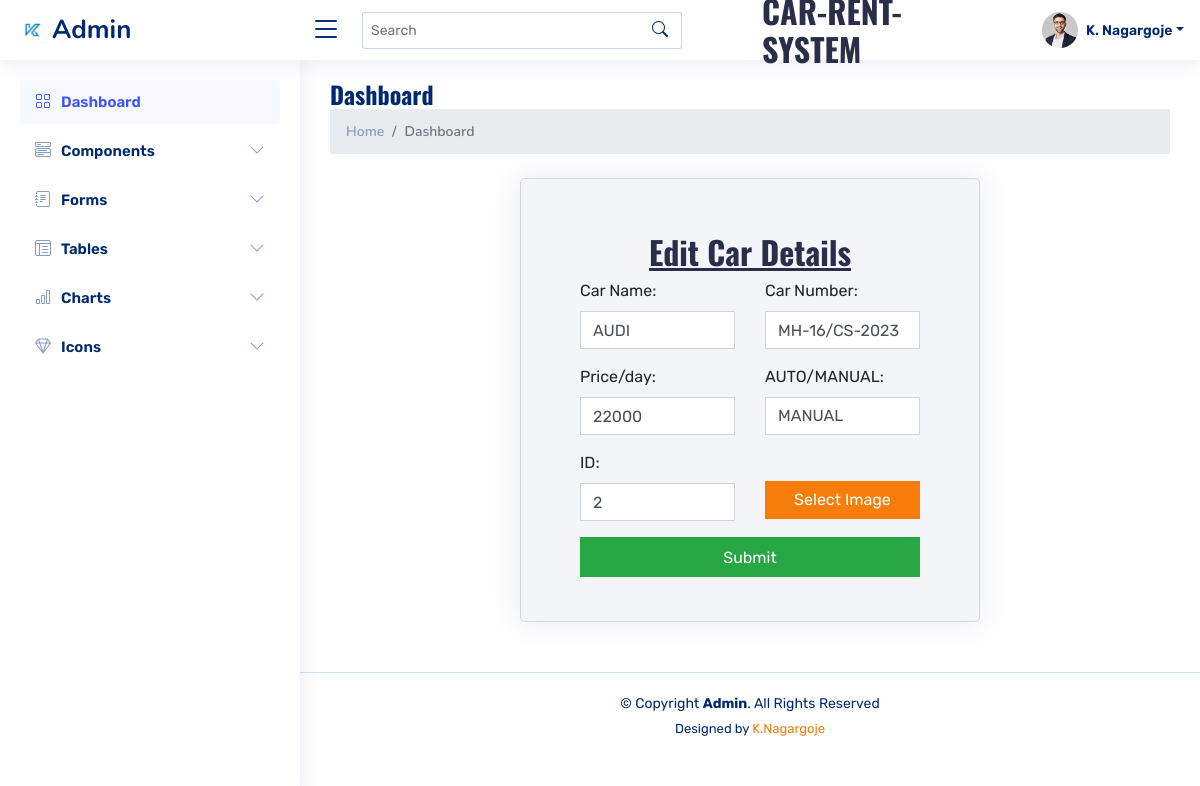
Page /Edit_car_details?id=2 (signed in) on the committed database.
### CRMS/models.py (models this page shows)
class Register_model(models.Model):
    c_name = models.CharField(max_length=50)
    c_model = models.CharField(max_length=50)
    c_am = models.CharField(max_length=10)
    c_price = models.CharField(max_length=50)
    file = models.FileField(upload_to="media/photo", default='0')

### CRMS/views.py (the view)
# urls.py: path("Edit_car_details",views.Edit_car_details,name='Edit_car_details'),
def Edit_car_details(request):
    if request.user.is_authenticated:
        id = request.GET['id']
        data = Register_model.objects.all().filter(id=id)
        return render(request, 'Edit_car.html', {'car': data})

### templates/Edit_car.html (shortened to what this page needs)
<!DOCTYPE html>
<html lang="en">
   <head>
      <link href="/static/assets/vendor/bootstrap/css/bootstrap.min.css" rel="stylesheet">
      <link href="/static/assets/vendor/bootstrap-icons/bootstrap-icons.css" rel="stylesheet">
      <link href="/static/assets/vendor/boxicons/css/boxicons.min.css" rel="stylesheet">
      <link href="/static/assets/vendor/quill/quill.snow.css" rel="stylesheet">
      <link href="/static/assets/vendor/quill/quill.bubble.css" rel="stylesheet">
      <link href="/static/assets/vendor/remixicon/remixicon.css" rel="stylesheet">
      <link href="/static/assets/vendor/simple-datatables/style.css" rel="stylesheet">
      <link href="/static/assets/css/style.css" rel="stylesheet">
      <link href="https://cdnjs.cloudflare.com /ajax/libs/font-awesome/5.15.0/css/all.min.css" rel="stylesheet">
      <link href="/static/lib/owlcarousel/assets/owl.carousel.min.css" rel="stylesheet">
      <link href="/static/lib/tempusdominus/css/tempusdominus-bootstrap-4.min.css" rel="stylesheet" />
      <link href="/static/css/bootstrap.min.css" rel="stylesheet">
      <link href="/static/css/style.css" rel="stylesheet">
   </head>
   <body>
      <header id="header" class="header fixed-top d-flex align-items-center">
         <div class="d-flex align-items-center justify-content-between">
            <a href="#" class="logo d-flex align-items-center">
            <img src="/static/img/logo.png" alt="">
            <span class="d-none d-lg-block">Admin</span>
            </a>
            <i class="bi bi-list toggle-sidebar-btn"></i>
         </div>
         <div class="search-bar">
            <form class="search-form d-flex align-items-center" method="POST" action="#">
               <input type="text" name="query" placeholder="Search" title="Enter search keyword">
               <button type="submit" title="Search"><i class="bi bi-search"></i></button>
            </form>
         </div>
         <nav class="header-nav ms-auto">
            <ul class="d-flex align-items-center">
               <h2 style="margin:60px;">CAR-RENT-SYSTEM</h2>
               <li class="nav-item dropdown pe-3">
                  <a class="nav-link nav-profile d-flex align-items-center pe-0" href="#" data-bs-toggle="dropdown">
                  <img src="/static/assets/img/profile-img.jpg" alt="Profile" class="rounded-circle">
                  <span class="d-none d-md-block dropdown-toggle ps-2">K. Nagargoje</span>
                  </a>
               </li>
            </ul>
         </nav>
      </header>
      <aside id="sidebar" class="sidebar">
         <ul class="sidebar-nav" id="sidebar-nav">
            <li class="nav-item">
               <a class="nav-link " href="index.html">
               <i class="bi bi-grid"></i>
               <span>Dashboard</span>
               </a>
            </li>
            <li class="nav-item">
               <a class="nav-link collapsed" data-bs-target="#components-nav" data-bs-toggle="collapse" href="#">
               <i class="bi bi-menu-button-wide"></i><span>Components</span><i class="bi bi-chevron-down ms-auto"></i>
               </a>
            </li>
            <li class="nav-item">
               <a class="nav-link collapsed" data-bs-target="#forms-nav" data-bs-toggle="collapse" href="#">
               <i class="bi bi-journal-text"></i><span>Forms</span><i class="bi bi-chevron-down ms-auto"></i>
               </a>
            </li>
            <li class="nav-item">
               <a class="nav-link collapsed" data-bs-target="#tables-nav" data-bs-toggle="collapse" href="#">
               <i class="bi bi-layout-text-window-reverse"></i><span>Tables</span><i class="bi bi-chevron-down ms-auto"></i>
               </a>
            </li>
            <li class="nav-item">
               <a class="nav-link collapsed" data-bs-target="#charts-nav" data-bs-toggle="collapse" href="#">
               <i class="bi bi-bar-chart"></i><span>Charts</span><i class="bi bi-chevron-down ms-auto"></i>
               </a>
            </li>
            <li class="nav-item">
               <a class="nav-link collapsed" data-bs-target="#icons-nav" data-bs-toggle="collapse" href="#">
               <i class="bi bi-gem"></i><span>Icons</span><i class="bi bi-chevron-down ms-auto"></i>
               </a>
            </li>
         </ul>
      </aside>
      <main id="main" class="main">
         <div class="pagetitle">
            <h1>Dashboard</h1>
            <nav>
               <ol class="breadcrumb">
                  <li class="breadcrumb-item"><a href="index.html">Home</a></li>
                  <li class="breadcrumb-item active">Dashboard</li>
               </ol>
            </nav>
         </div>
         <div class="container">
            <div class="row ">
               <div class="col-lg-7 mx-auto">
                  <div class="card mt-2 mx-auto p-4 bg-light">
                     <div class="card-body bg-light">
                        <div class = "container">
                           <form id="contact-form" role="form" action="update_car_details" enctype="multipart/form-data" method="post">
                              <div class="controls">
                                 <div class="row">
                                   <h2 style="text-align:center; padding-top:10px;"><u>Edit Car Details</u></h2>
                                    <div class="col-md-6">
                                        {%for i in car%}
                                       <div class="form-group">
                                          <label for="form_name">Car Name:</label>
                                          <input id="form_name" value="{{i.c_name}}" type="text" name="c_name" class="form-control" placeholder="Enter car Name" required="required" data-error="Firstname is required.">
                                       </div>
                                    </div>
                                    <div class="col-md-6">
                                       <div class="form-group">
                                          <label for="form_lastname">Car Number:</label>
                                          <input id="form_lastname" value="{{i.c_model}}" type="text" name="c_model" class="form-control" placeholder="Car Model Year" required="required" data-error="Lastname is required.">
                                       </div>
                                    </div>
                                 </div>
                                 <div class="row">
                                    <div class="col-md-6">
                                       <div class="form-group">
                                          <label for="form_email">Price/day:</label>
                                          <input id="form_email" value="{{i.c_price}}" type="text" name="c_price" class="form-control" placeholder="Enter Average/KM" required="required" data-error="Valid email is required.">
                                       </div>
                                    </div>
                                                        <div class="col-md-6">
                                                            <div class="form-group">
                                                                <label for="form_need">AUTO/MANUAL:</label>
                                                                <select id="form_need" name="c_am" class="form-control" required="required" data-error="Please specify your need.">
                                                                    <option value="" selected disabled> {{i.c_am}} </option>
                                                                </select>
                                                            </div>
                                                        </div>
                                 </div>
                                 <div class="row">
                                    <div class="form-group col-md-6">
                                          <label for="form_name">ID:</label>
                                          <input  value="{{i.id}}" type="text" name="id" class="form-control" placeholder="Enter car Name" required="required" data-error="Firstname is required.">
                                    </div>
                                     <div class="col-md-6" style="margin-top:30px;">
                                        <label for="imageUpload" class="btn btn-primary btn-block btn-outlined">Select Image</label>
                                     </div
                                 </div>
                                  {%endfor%}
                                 <div class="col-md-12">
                                    <input type="submit" name="submit" class="btn btn-success btn-send  pt-2 btn-block
                                       " value="Submit"  >
                                 </div>
                              </div>
                           </form>
                        </div>
                     </div>
                  </div>
               </div>
            </div>
         </div>
      </main>
      <footer id="footer" class="footer">
         <div class="copyright">
            &copy; Copyright <strong><span>Admin</span></strong>. All Rights Reserved
         </div>
         <div class="credits">
            Designed by <a href="https://bootstrapmade.com/">K.Nagargoje</a>
         </div>
      </footer>
   </body>
</html>

### static/assets/css/style.css (style rules this page uses)
:root { scroll-behavior: smooth; }
body { font-family: "Open Sans", sans-serif; background: #f6f9ff; color: #444444; }
a { color: #4154f1; text-decoration: none; }
h1, h2, h3, h4, h5, h6 { font-family: "Nunito", sans-serif; }
#main { margin-top: 60px; padding: 20px 30px; transition: all 0.3s; }
.pagetitle { margin-bottom: 10px; }
.pagetitle h1 { font-size: 24px; margin-bottom: 0; font-weight: 600; color: #012970; }
.card { margin-bottom: 30px; border: none; border-radius: 5px; box-shadow: 0px 0 30px rgba(1, 41, 112, 0.1); }
.card-body { padding: 0 20px 20px 20px; }
.breadcrumb { font-size: 14px; font-family: "Nunito", sans-serif; color: #899bbd; font-weight: 600; }
.breadcrumb a { color: #899bbd; transition: 0.3s; }
.breadcrumb .breadcrumb-item::before { color: #899bbd; }
.breadcrumb .active { color: #51678f; font-weight: 600; }
.logo { line-height: 1; }
@media (min-width: 1200px) { .logo { width: 280px; } }
.logo img { max-height: 26px; margin-right: 6px; }
.logo span { font-size: 26px; font-weight: 700; color: #012970; font-family: "Nunito", sans-serif; }
.header { transition: all 0.5s; z-index: 997; height: 60px; box-shadow: 0px 2px 20px rgba(1, 41, 112, 0.1); background-color: #fff; padding-left: 20px; }
.header .toggle-sidebar-btn { font-size: 32px; padding-left: 10px; cursor: pointer; color: #012970; }
.header .search-bar { min-width: 360px; padding: 0 20px; }
.header .search-form { width: 100%; }
.header .search-form input { border: 0; font-size: 14px; color: #012970; border: 1px solid rgba(1, 41, 112, 0.2); padding: 7px 38px 7px 8px; border-radius: 3px; transition: 0.3s; width: 100%; }
.header .search-form button { border: 0; padding: 0; margin-left: -30px; background: none; }
.header .search-form button i { color: #012970; }
.header-nav ul { list-style: none; }
.header-nav>ul { margin: 0; padding: 0; }
.header-nav .nav-profile { color: #012970; }
.header-nav .nav-profile img { max-height: 36px; }
.header-nav .nav-profile span { font-size: 14px; font-weight: 600; }
.sidebar { position: fixed; top: 60px; left: 0; bottom: 0; width: 300px; z-index: 996; transition: all 0.3s; padding: 20px; overflow-y: auto; scrollbar-width: thin; scrollbar-color: #aab7cf transparent; box-shadow: 0px 0px 20px rgba(1, 41, 112, 0.1); background-color: #fff; }
@media (min-width: 1200px) { #main, #footer { margin-left: 300px; } }
.sidebar-nav { padding: 0; margin: 0; list-style: none; }
.sidebar-nav li { padding: 0; margin: 0; list-style: none; }
.sidebar-nav .nav-item { margin-bottom: 5px; }
.sidebar-nav .nav-link { display: flex; align-items: center; font-size: 15px; font-weight: 600; color: #4154f1; transition: 0.3; background: #f6f9ff; padding: 10px 15px; border-radius: 4px; }
.sidebar-nav .nav-link i { font-size: 16px; margin-right: 10px; color: #4154f1; }
.sidebar-nav .nav-link.collapsed { color: #012970; background: #fff; }
.sidebar-nav .nav-link.collapsed i { color: #899bbd; }
.sidebar-nav .nav-link .bi-chevron-down { margin-right: 0; transition: transform 0.2s ease-in-out; }
.footer { padding: 20px 0; font-size: 14px; transition: all 0.3s; border-top: 1px solid #cddfff; }
.footer .copyright { text-align: center; color: #012970; }
.footer .credits { padding-top: 5px; text-align: center; font-size: 13px; color: #012970; }

### static/css/style.css (style rules this page uses)
:root { --primary: #F77D0A; --secondary: #2B2E4A; --light: #F4F5F8; --dark: #1C1E32; }
h1, h2, .font-weight-bold { font-weight: 700 !important; }

### rows in the picture
Register_model: c_name "AUDI", c_model "MH-16/CS-2023", c_price "22000", c_am "MANUAL", id "2"
